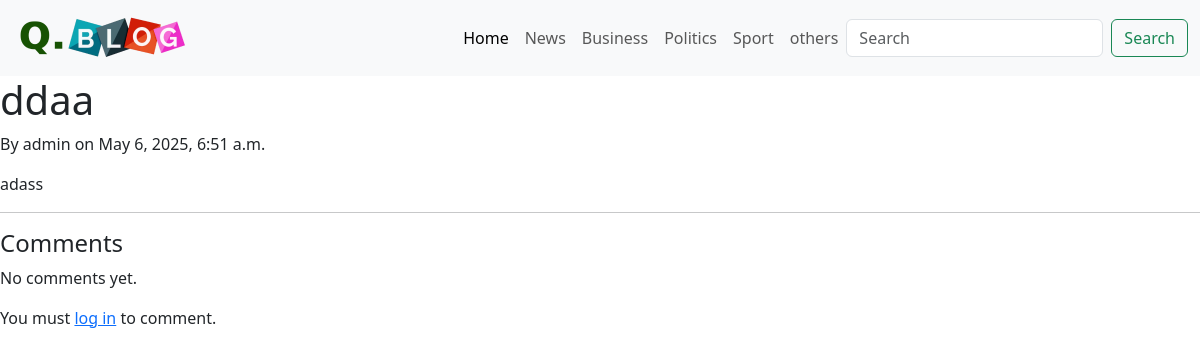
Page /post/asss on the earlier database version.
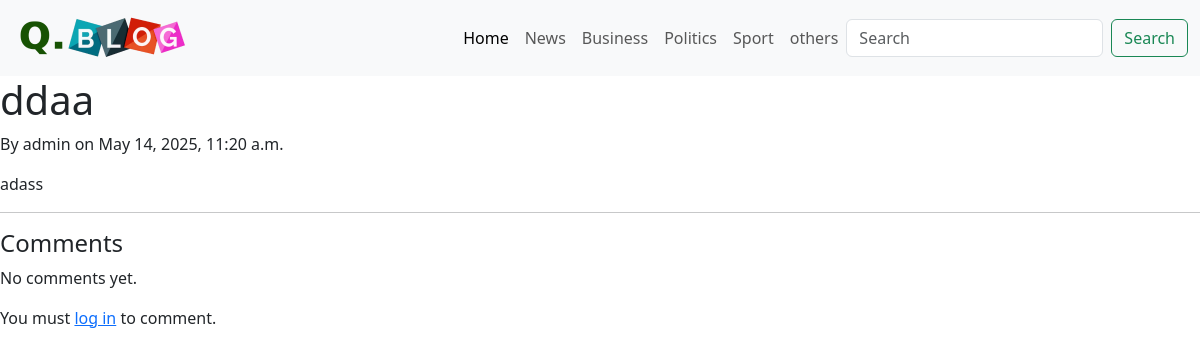
Same page on the later database version.
### Quickapp/models.py (models this page shows, shortened)
class Blog_Post(models.Model):
    options =(
            ('draft', 'Draft'),
            ('published', 'Published'),
    )
    image = models.ImageField(upload_to = 'img/', null=True, blank=True)
    title = models.CharField(max_length = 200)
    body = models.TextField()
    category = models.ForeignKey(Category, on_delete=models.SET_NULL, null= True)
    slug = models.SlugField(max_length= 200, unique =True, blank= True)
    author = models.ForeignKey(User, on_delete = models.CASCADE, related_name= 'comments')
    created_on = models.DateTimeField(auto_now= True)
    status = models.CharField(max_length=10, choices=options, default='draft')

### Quickapp/views.py (the view)
# urls.py: path('post/<slug:slug>', views.post_detail, name='post_detail'),
def post_detail(request, slug):
    f_post = get_object_or_404(Blog_Post, slug=slug)
    comments = f_post.comments.all().order_by('-created_on')
    if request.method == 'POST':
        form = CommentForm(request.POST)
    else:
        form =CommentForm()
    return render(request, 'post_detail.html',
                  {'f_post': f_post,
                   'comments': comments,
                   'form': form})

### Quickapp/forms.py
class CommentForm(forms.ModelForm):
    class Meta:
        model = Comment
        fields = ['body']
        widgets ={
            'body': forms.Textarea(attrs={
                'rows': 3,
                'placeholder': 'write your comment here...',
                'class':  'form-control'
                })
        }

### Quickapp/templates/post_detail.html (shortened to what this page needs)
{% extends 'layout.html' %}
{% load static %} com
{% block content %}
<h1>{{ f_post.title }}</h1>
        <p>By {{ f_post.author }} on {{ f_post.created_on}}</p>
        <p>{{ f_post.body }}</p>
         <hr>
         <h4>Comments</h4>
         {% for comment in comments %}
            <p><strong>{{ comment.author }}</strong> on {{ comment.created_on}} </p>
            <p>{{ comment.body }}</p>
{% empty %}
<p>No comments yet.</p>
         {% endfor %}
    {% if user.is_authenticated  %}
    <h3>Leave a comment</h3>
    <form method="post">
        {% csrf_token %}
        {{ form.as_p }}
        <button type='submit'  class="btn btn-primary mt-2">Submit</button>
    </form >
    {% else %}
    <p>You must <a href="{% url 'login' %}?next={{ request.path }}" target="" rel="noopener noreferrer">log in</a> to comment.</p>
    {% endif %}
    {% endblock %}

Differences in the rows shown:
changed Blog_Post "ddaa": created_on "May 6, 2025, 6:51 a.m." → "May 14, 2025, 11:20 a.m."
